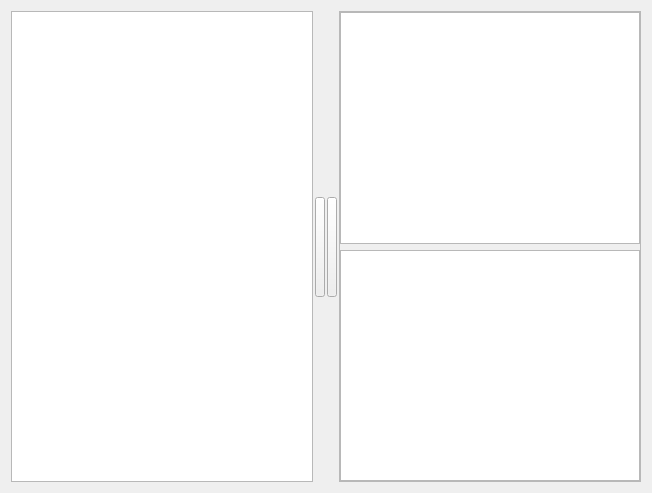
<?xml version="1.0" encoding="UTF-8"?>
<ui version="4.0">
 <class>TestForm</class>
 <widget class="QWidget" name="TestForm">
  <property name="geometry">
   <rect>
    <x>0</x>
    <y>0</y>
    <width>652</width>
    <height>493</height>
   </rect>
  </property>
  <property name="windowTitle">
   <string>Form</string>
  </property>
  <layout class="QVBoxLayout" name="verticalLayout_4">
   <item>
    <layout class="QHBoxLayout" name="horizontalLayout" stretch="1,0,5,0,1">
     <property name="spacing">
      <number>2</number>
     </property>
     <item>
      <widget class="QTreeView" name="leftTreeView">
       <property name="styleSheet">
        <string notr="true"/>
       </property>
      </widget>
     </item>
     <item>
      <layout class="QVBoxLayout" name="verticalLayout_2">
       <property name="spacing">
        <number>6</number>
       </property>
       <item>
        <spacer name="verticalSpacer">
         <property name="orientation">
          <enum>Qt::Vertical</enum>
         </property>
         <property name="sizeHint" stdset="0">
          <size>
           <width>10</width>
           <height>40</height>
          </size>
         </property>
        </spacer>
       </item>
       <item>
        <widget class="QPushButton" name="pbcleft">
         <property name="minimumSize">
          <size>
           <width>0</width>
           <height>100</height>
          </size>
         </property>
         <property name="maximumSize">
          <size>
           <width>10</width>
           <height>16777215</height>
          </size>
         </property>
         <property name="text">
          <string/>
         </property>
        </widget>
       </item>
       <item>
        <spacer name="verticalSpacer_2">
         <property name="orientation">
          <enum>Qt::Vertical</enum>
         </property>
         <property name="sizeHint" stdset="0">
          <size>
           <width>10</width>
           <height>40</height>
          </size>
         </property>
        </spacer>
       </item>
      </layout>
     </item>
     <item>
      <layout class="QGridLayout" name="gridLayout"/>
     </item>
     <item>
      <layout class="QVBoxLayout" name="verticalLayout_3">
       <property name="spacing">
        <number>6</number>
       </property>
       <item>
        <spacer name="verticalSpacer_3">
         <property name="orientation">
          <enum>Qt::Vertical</enum>
         </property>
         <property name="sizeHint" stdset="0">
          <size>
           <width>10</width>
           <height>40</height>
          </size>
         </property>
        </spacer>
       </item>
       <item>
        <widget class="QPushButton" name="pbcright">
         <property name="sizePolicy">
          <sizepolicy hsizetype="Minimum" vsizetype="Fixed">
           <horstretch>0</horstretch>
           <verstretch>0</verstretch>
          </sizepolicy>
         </property>
         <property name="minimumSize">
          <size>
           <width>0</width>
           <height>100</height>
          </size>
         </property>
         <property name="maximumSize">
          <size>
           <width>10</width>
           <height>16777215</height>
          </size>
         </property>
         <property name="baseSize">
          <size>
           <width>0</width>
           <height>0</height>
          </size>
         </property>
         <property name="text">
          <string/>
         </property>
        </widget>
       </item>
       <item>
        <spacer name="verticalSpacer_4">
         <property name="orientation">
          <enum>Qt::Vertical</enum>
         </property>
         <property name="sizeHint" stdset="0">
          <size>
           <width>10</width>
           <height>40</height>
          </size>
         </property>
        </spacer>
       </item>
      </layout>
     </item>
     <item>
      <widget class="QFrame" name="frame">
       <property name="frameShape">
        <enum>QFrame::StyledPanel</enum>
       </property>
       <property name="frameShadow">
        <enum>QFrame::Raised</enum>
       </property>
       <layout class="QVBoxLayout" name="verticalLayout">
        <property name="spacing">
         <number>6</number>
        </property>
        <property name="leftMargin">
         <number>0</number>
        </property>
        <property name="topMargin">
         <number>0</number>
        </property>
        <property name="rightMargin">
         <number>0</number>
        </property>
        <property name="bottomMargin">
         <number>0</number>
        </property>
        <item>
         <widget class="QTreeView" name="rightTreeView_1"/>
        </item>
        <item>
         <widget class="QTreeView" name="rightTreeView_2"/>
        </item>
       </layout>
      </widget>
     </item>
    </layout>
   </item>
  </layout>
 </widget>
 <resources/>
 <connections/>
</ui>
